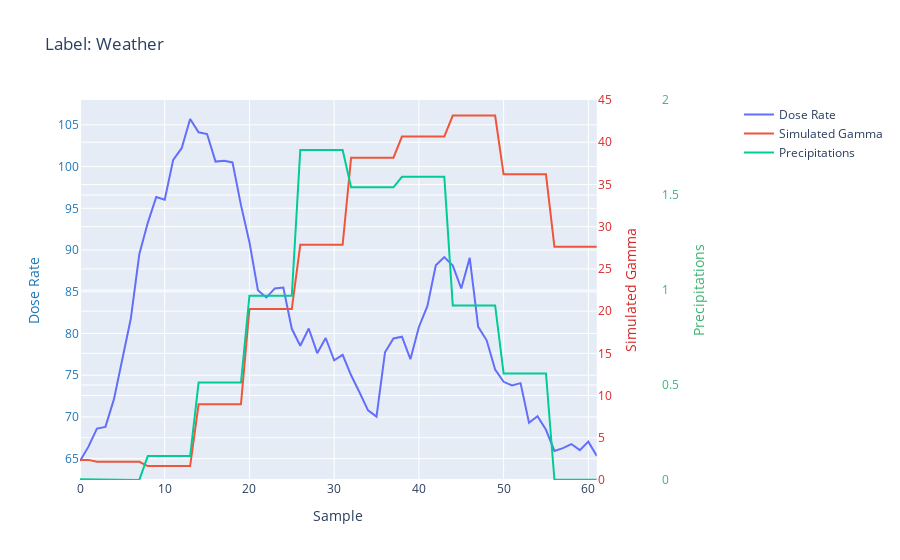

The code cell stored with this chart in its notebook:
### Markdown cell above
**Examples of events that are easy to classify:**
   * Illustration of a Weather event with the typical slow decrease in dose rate after the peak and a correlation with gamma and precipitations 
   * Illustration of an Electronic Peak with a quick and large increase in dose rate and no gamma nor precipitations
   * Illustration of an Atmospheric Rejection with several elevations and no gamma nor precipitations

### Code cell
show_event(0, X_train)
print("Illustration of Weather event with the typical slow decrease in dose rate after the peak and a correlation with gamma and precipitations ")

### Figure 1 — Plotly figure (JSON) as saved in the notebook; plotly's stock layout.template omitted (floating-point values rounded to 4 significant figures)
{"data": [{"name": "Dose Rate", "type": "scatter", "y": [64.72, 66.44, 68.61, 68.81, 72.1, 76.94, 81.79, 89.49, 93.26, 96.36, 96.02, 100.8, 102.2, 105.7, 104.1, 103.9, 100.6, 100.7, 100.5, 95.38, 90.94, 85.19, 84.32, 85.4, 85.51, 80.56, 78.53, 80.6, 77.64, 79.46, 76.79, 77.44, 74.99, 72.93, 70.79, 70.04, 77.74, 79.41, 79.61, 76.92, 80.78, 83.27, 88.17, 89.16, 88.14, 85.39, 89.06, 80.8, 79.18, 75.69, 74.21, 73.77, 74.05, 69.31, 70.08, 68.46, 65.93, 66.26, 66.75, 66.02, 67.04, 65.33]}, {"name": "Simulated Gamma", "type": "scatter", "y": [2.38, 2.38, 2.151, 2.151, 2.151, 2.151, 2.151, 2.151, 1.65, 1.65, 1.65, 1.65, 1.65, 1.65, 8.975, 8.975, 8.975, 8.975, 8.975, 8.975, 20.26, 20.26, 20.26, 20.26, 20.26, 20.26, 27.85, 27.85, 27.85, 27.85, 27.85, 27.85, 38.17, 38.17, 38.17, 38.17, 38.17, 38.17, 40.67, 40.67, 40.67, 40.67, 40.67, 40.67, 43.16, 43.16, 43.16, 43.16, 43.16, 43.16, 36.19, 36.19, 36.19, 36.19, 36.19, 36.19, 27.62, 27.62, 27.62, 27.62, 27.62, 27.62], "yaxis": "y2"}, {"name": "Precipitations", "type": "scatter", "y": [0.004395, 0.004395, 0.000489, 0.000489, 0.000489, 0.000489, 0.000489, 0.000489, 0.126, 0.126, 0.126, 0.126, 0.126, 0.126, 0.5128, 0.5128, 0.5128, 0.5128, 0.5128, 0.5128, 0.9696, 0.9696, 0.9696, 0.9696, 0.9696, 0.9696, 1.737, 1.737, 1.737, 1.737, 1.737, 1.737, 1.541, 1.541, 1.541, 1.541, 1.541, 1.541, 1.596, 1.596, 1.596, 1.596, 1.596, 1.596, 0.9189, 0.9189, 0.9189, 0.9189, 0.9189, 0.9189, 0.5608, 0.5608, 0.5608, 0.5608, 0.5608, 0.5608, 0.0007326, 0.0007326, 0.0007326, 0.0007326, 0.0007326, 0.0007326], "yaxis": "y3"}], "layout": {"title": {"text": "Label: Weather"}, "xaxis": {"domain": [0, 0.8], "title": {"text": "Sample"}}, "yaxis": {"tickfont": {"color": "#1f77b4"}, "title": {"font": {"color": "#1f77b4"}, "text": "Dose Rate"}}, "yaxis2": {"anchor": "x", "overlaying": "y", "range": [0, 45], "side": "right", "tickfont": {"color": "#d62728"}, "title": {"font": {"color": "#d62728"}, "text": "Simulated Gamma"}}, "yaxis3": {"anchor": "free", "overlaying": "y", "position": 0.9, "range": [0, 2], "side": "right", "tickfont": {"color": "#3CB371"}, "title": {"font": {"color": "#3CB371"}, "text": "Precipitations"}}}}
